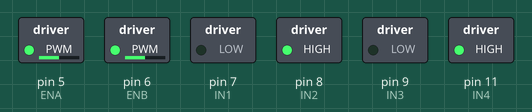
Recording of a sketch running on a simulated Arduino Uno, built with avr-gcc and run on an emulated ATmega328P. Parts: switched loads named in the sketch (green lamp = pin HIGH).

Above: at 0.05 s.
At 2.5 s:
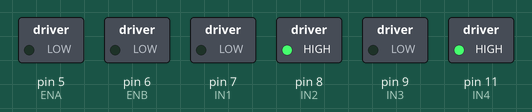
Timing chart, 0 to 3.0 s (numbered marks = the images above):
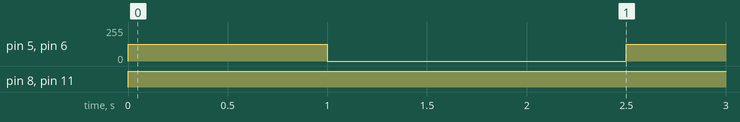

The sketch:

dpWander.ino
```cpp
/*
*   Created by Jonah Simmons 6-3-2020 ~4:20PM
*/

//motor pins
#define ENA 5
#define ENB 6
#define IN1 7
#define IN2 8
#define IN3 9
#define IN4 11

//booleans for turning
boolean left = true;
boolean right = false;


void setup() {
  Serial.begin(9600);
  pinMode(IN1,OUTPUT);
  pinMode(IN2,OUTPUT);
  pinMode(IN3,OUTPUT);
  pinMode(IN4,OUTPUT);
  pinMode(ENA,OUTPUT);
  pinMode(ENB,OUTPUT);
}

void setMotorPower(double power){
  analogWrite(ENB, abs(power) * 255);
  analogWrite(ENA, abs(power) * 255);
}
void pause(int Time){
  setMotorPower(0);
  delay(Time);
}
void driveMilliseconds(double power, int Time){
  setMotorPower(power);
  digitalWrite(IN1, (power > 0) ? HIGH : LOW);
  digitalWrite(IN2, (power > 0) ? LOW : HIGH);
  digitalWrite(IN3, (power > 0) ? LOW : HIGH);
  digitalWrite(IN4, (power > 0) ? HIGH : LOW);
  delay(Time);
  pause(500);
}
void turnn(double power, boolean direction, long Time){
  setMotorPower(power);
  digitalWrite(IN1,(direction == left) ? LOW : HIGH);
  digitalWrite(IN2,(direction == left) ? HIGH : LOW);
  digitalWrite(IN3,(direction == left) ? LOW : HIGH);
  digitalWrite(IN4,(direction == left) ? HIGH : LOW);
  delay(Time);
  pause(500);
}


void loop() {
  turnn(0.5, left, 1000);
  pause(1000);

}
```

Measured:
- by itself, pin 5 (ENA), pin 6 (ENB): alternates 127/255 for 1.0 s and 0/255 for 1.5 s
- by itself, pin 8 (IN2), pin 11 (IN4): LOW → HIGH at 0.00 s
